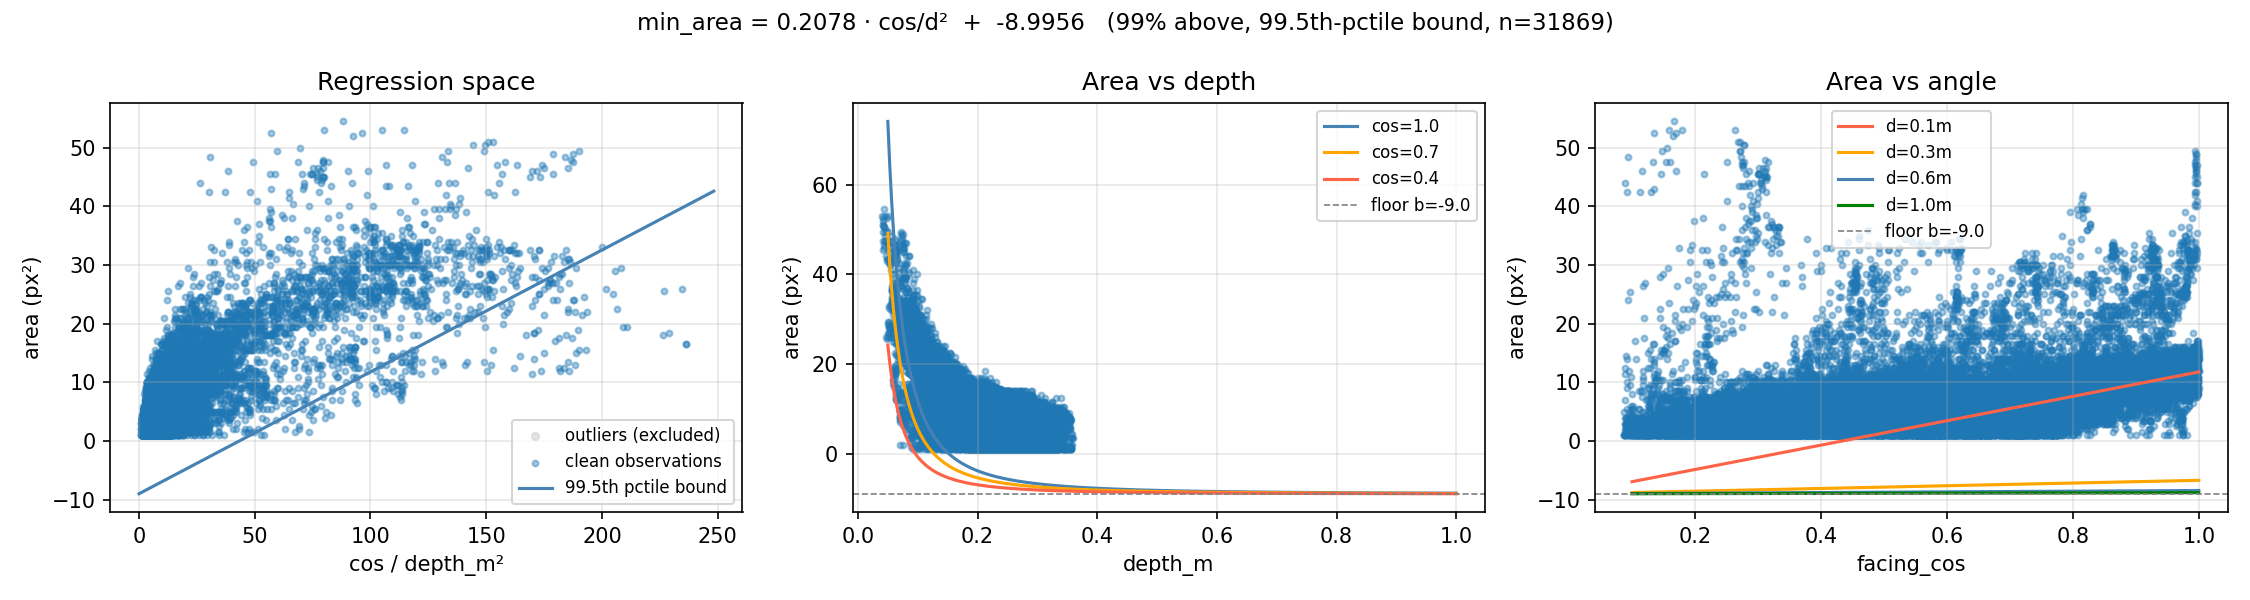

The Python source for this figure:
"""
Fit min_area model:  min_area = a * facing_cos / depth_m² + b

Lower-bound fit: the curve is placed so that LOWER_PERCENTILE % of
non-outlier blobs fall ABOVE it — i.e. no real LED blob gets filtered out.
Outliers (tiny sub-pixel / edge-cropped blobs) are excluded before fitting.
"""

import numpy as np
import pandas as pd
import matplotlib.pyplot as plt

CSV_PATH     = "./calib_warm.csv"
LOWER_PCTILE = 0.5   # % of clean data allowed to fall below (i.e. 95% must be above)

# ── Load & prepare ────────────────────────────────────────────────────────────
df = pd.read_csv(CSV_PATH)
print(f"Loaded {len(df)} rows from {CSV_PATH}")

depths   = df["depth_m"].values
cos_vals = df["facing_cos"].values
areas    = df["area"].values
x = cos_vals / depths ** 2

# ── Remove outliers (tiny edge-cropped blobs) via IQR on raw areas ───────────
q1, q3   = np.percentile(areas, [25, 75])
iqr      = q3 - q1
lower_cut = q1 - 8.0 * iqr
clean     = areas >= max(lower_cut, 0.0)

x_c, areas_c = x[clean], areas[clean]
print(f"After outlier removal: {clean.sum()} / {len(areas)} rows kept "
      f"(cut at area < {max(lower_cut, 0.0):.2f} px²)")

# ── Fit slope 'a' with least squares on clean data ───────────────────────────
A = np.column_stack([x_c, np.ones_like(x_c)])
(a, _), *_ = np.linalg.lstsq(A, areas_c, rcond=None)

# ── Set 'b' so (100 - LOWER_PCTILE)% of clean data lies ABOVE the curve ─────
residuals_c = areas_c - a * x_c
b = float(np.percentile(residuals_c, LOWER_PCTILE))

above = (areas_c >= a * x_c + b).mean() * 100
print("=" * 56)
print(f"  min_area = {a:.5f} * cos / d²  +  {b:.5f}")
print(f"  {above:.1f}% of clean blobs fall above the curve")
print("=" * 56)

# ── Plots ─────────────────────────────────────────────────────────────────────
fig, axes = plt.subplots(1, 3, figsize=(15, 4))
fig.suptitle(
    f"min_area = {a:.4f} · cos/d²  +  {b:.4f}   "
    f"({above:.0f}% above, {100 - LOWER_PCTILE}th-pctile bound, n={clean.sum()})",
    fontsize=11,
)

# 1. Regression space
ax = axes[0]
x_line = np.linspace(0, x_c.max() * 1.05, 300)
ax.scatter(x[~clean], areas[~clean], s=12, color="lightgrey", alpha=0.6, label="outliers (excluded)")
ax.scatter(x_c, areas_c,            s=8,  alpha=0.4,          label="clean observations")
ax.plot(x_line, a * x_line + b, color="steelblue", linewidth=1.5, label=f"{100 - LOWER_PCTILE}th pctile bound")
ax.set_xlabel("cos / depth_m²")
ax.set_ylabel("area (px²)")
ax.set_title("Regression space")
ax.legend(fontsize=8)
ax.grid(True, alpha=0.3)

# 2. Area vs depth
ax = axes[1]
d_range = np.linspace(0.05, 1.0, 300)
ax.scatter(depths[~clean], areas[~clean], s=12, color="lightgrey", alpha=0.6)
ax.scatter(depths[clean],  areas[clean],  s=8,  alpha=0.4)
for cos_fixed, color, lbl in [(1.0, "steelblue", "cos=1.0"), (0.7, "orange", "cos=0.7"), (0.4, "tomato", "cos=0.4")]:
    ax.plot(d_range, a * cos_fixed / d_range ** 2 + b, color=color, label=lbl)
ax.axhline(b, color="grey", linestyle="--", linewidth=0.8, label=f"floor b={b:.1f}")
ax.set_xlabel("depth_m")
ax.set_ylabel("area (px²)")
ax.set_title("Area vs depth")
ax.legend(fontsize=8)
ax.grid(True, alpha=0.3)

# 3. Area vs cos
ax = axes[2]
cos_range = np.linspace(0.1, 1.0, 300)
ax.scatter(cos_vals[~clean], areas[~clean], s=12, color="lightgrey", alpha=0.6)
ax.scatter(cos_vals[clean],  areas[clean],  s=8,  alpha=0.4)
for depth_fixed, color, lbl in [(0.1, "tomato", "d=0.1m"), (0.3, "orange", "d=0.3m"),
                                  (0.6, "steelblue", "d=0.6m"), (1.0, "green", "d=1.0m")]:
    ax.plot(cos_range, a * cos_range / depth_fixed ** 2 + b, color=color, label=lbl)
ax.axhline(b, color="grey", linestyle="--", linewidth=0.8, label=f"floor b={b:.1f}")
ax.set_xlabel("facing_cos")
ax.set_ylabel("area (px²)")
ax.set_title("Area vs angle")
ax.legend(fontsize=8)
ax.grid(True, alpha=0.3)

plt.tight_layout()
out_path = "./fit_min_area.png"
plt.savefig(out_path, dpi=150)
plt.show()
print(f"\nPlot saved → {out_path}")
